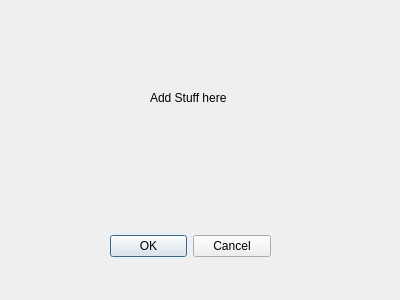
<?xml version="1.0" encoding="UTF-8"?>
<ui version="4.0">
 <class>CustomerScreen</class>
 <widget class="QDialog" name="CustomerScreen">
  <property name="geometry">
   <rect>
    <x>0</x>
    <y>0</y>
    <width>400</width>
    <height>300</height>
   </rect>
  </property>
  <property name="windowTitle">
   <string>Dialog</string>
  </property>
  <widget class="QDialogButtonBox" name="buttonBox">
   <property name="geometry">
    <rect>
     <x>110</x>
     <y>230</y>
     <width>161</width>
     <height>32</height>
    </rect>
   </property>
   <property name="orientation">
    <enum>Qt::Horizontal</enum>
   </property>
   <property name="standardButtons">
    <set>QDialogButtonBox::Cancel|QDialogButtonBox::Ok</set>
   </property>
  </widget>
  <widget class="QLabel" name="label">
   <property name="geometry">
    <rect>
     <x>150</x>
     <y>90</y>
     <width>101</width>
     <height>16</height>
    </rect>
   </property>
   <property name="text">
    <string>Add Stuff here</string>
   </property>
  </widget>
 </widget>
 <resources/>
 <connections>
  <connection>
   <sender>buttonBox</sender>
   <signal>accepted()</signal>
   <receiver>CustomerScreen</receiver>
   <slot>accept()</slot>
   <hints>
    <hint type="sourcelabel">
     <x>248</x>
     <y>254</y>
    </hint>
    <hint type="destinationlabel">
     <x>157</x>
     <y>274</y>
    </hint>
   </hints>
  </connection>
  <connection>
   <sender>buttonBox</sender>
   <signal>rejected()</signal>
   <receiver>CustomerScreen</receiver>
   <slot>reject()</slot>
   <hints>
    <hint type="sourcelabel">
     <x>270</x>
     <y>250</y>
    </hint>
    <hint type="destinationlabel">
     <x>286</x>
     <y>274</y>
    </hint>
   </hints>
  </connection>
 </connections>
</ui>
